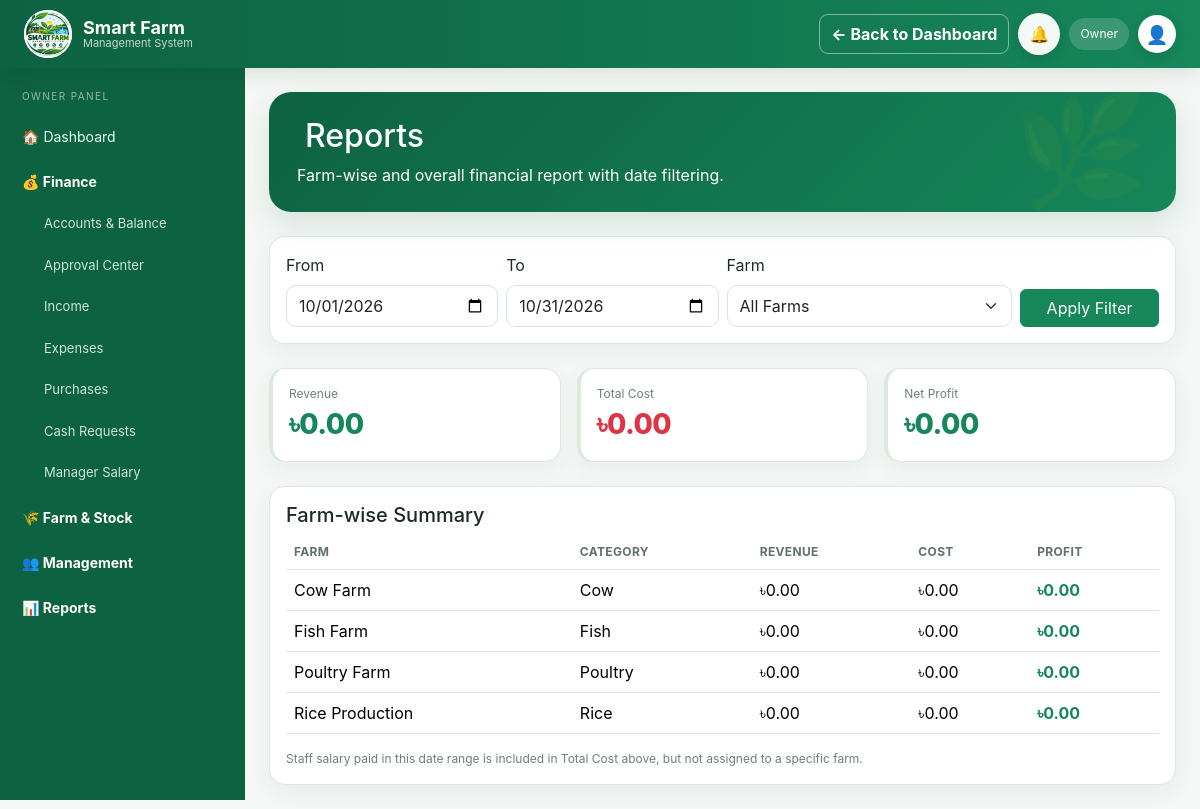
Page /admin/reports/index.php (signed in) on the committed database.
### tables this page shows
CREATE TABLE farms(id INT AUTO_INCREMENT PRIMARY KEY,name VARCHAR(120) NOT NULL,category VARCHAR(120) NOT NULL,location VARCHAR(255),start_date DATE,image VARCHAR(255),status ENUM('active','inactive') DEFAULT 'active',created_at TIMESTAMP DEFAULT CURRENT_TIMESTAMP);

### config/auth.php (called while the page is built, shortened)
<?php
function is_owner()
{
    return !empty($_SESSION['user'])
        && $_SESSION['user']['role'] === 'owner';
}

### admin/reports/index.php (the view, shortened to what this page needs)
<?php
require __DIR__ . "/../../config/database.php";
require __DIR__ . "/../../config/auth.php";
$from = $_GET['from'] ?? date('Y-m-01');
$to = $_GET['to'] ?? date('Y-m-t');
$farmFilter = (int) ($_GET['farm_id'] ?? 0);
$paramsIncome = [
    $from,
    $to
];
$paramsExpense = [
    $from,
    $to
];
$farmSql = "";
$st = $pdo->prepare(
    "SELECT COALESCE(SUM(amount),0)
     FROM income
     WHERE income_date BETWEEN ? AND ?
     $farmSql"
);
$st->execute($paramsIncome);
$totalIncome = (float) $st->fetchColumn();
$st = $pdo->prepare(
    "SELECT COALESCE(SUM(amount),0)
     FROM expenses
     WHERE expense_date BETWEEN ? AND ?
     $farmSql"
);
$st->execute($paramsExpense);
$totalExpense = (float) $st->fetchColumn();
$salary = 0;
if ($farmFilter === 0) {
    $st = $pdo->prepare(
        "SELECT COALESCE(SUM(amount),0)
         FROM staff_payments
         WHERE status IN ('approved','paid')
         AND DATE(paid_at) BETWEEN ? AND ?"
    );
    $st->execute([
        $from,
        $to
    ]);
    $salary = (float) $st->fetchColumn();
}
$totalCost = $totalExpense + $salary;
$net = $totalIncome - $totalCost;
$st = $pdo->prepare(
    "SELECT
        f.id,
        f.name,
        f.category,
        COALESCE(
            (
                SELECT SUM(i.amount)
                FROM income i
                WHERE i.farm_id=f.id
                AND i.income_date BETWEEN ? AND ?
            ),
            0
        ) revenue,
        COALESCE(
            (
                SELECT SUM(e.amount)
                FROM expenses e
                WHERE e.farm_id=f.id
                AND e.expense_date BETWEEN ? AND ?
            ),
            0
        ) cost
     FROM farms f
     WHERE f.status='active'
     ORDER BY f.name"
);
$st->execute([
    $from,
    $to,
    $from,
    $to
]);
$reportRows = $st->fetchAll();
require __DIR__ . "/../../partials/header.php";
?>
<div class="container-fluid">
    <div class="row">
        <?php
        if (is_owner()) {
            require __DIR__ . "/../../partials/admin_sidebar.php";
        } else {
            require __DIR__ . "/../../partials/manager_sidebar.php";
        }
        ?>
        <div class="col-md-10 p-4">
            <div class="hero-top mb-4">
                <h2>
                    Reports
                </h2>
                <p class="mb-0">
                    Farm-wise and overall financial report with date filtering.
                </p>
            </div>
            <div class="cardx p-3 mb-4">
                <form
                    method="get"
                    class="row g-2"
                >
                    <div class="col-md-3">
                        <label class="form-label">
                            From
                        </label>
                        <input
                            class="form-control"
                            type="date"
                            name="from"
                            value="<?= htmlspecialchars($from) ?>"
                        >
                    </div>
                    <div class="col-md-3">
                        <label class="form-label">
                            To
                        </label>
                        <input
                            class="form-control"
                            type="date"
                            name="to"
                            value="<?= htmlspecialchars($to) ?>"
                        >
                    </div>
                    <div class="col-md-4">
                        <label class="form-label">
                            Farm
                        </label>
                        <select
                            class="form-select"
                            name="farm_id"
                        >
                            <option value="0">
                                All Farms
                            </option>
                        </select>
                    </div>
                    <div class="col-md-2 d-flex align-items-end">
                        <button class="btn btn-success w-100">
                            Apply Filter
                        </button>
                    </div>
                </form>
            </div>
            <div class="row g-3 mb-4">
                <div class="col-md-4">
                    <div class="cardx report-card p-3">
                        <div class="small-muted">
                            Revenue
                        </div>
                        <div class="metric text-success">
                            ৳<?= number_format($totalIncome, 2) ?>
                        </div>
                    </div>
                </div>
                <div class="col-md-4">
                    <div class="cardx report-card p-3">
                        <div class="small-muted">
                            Total Cost
                        </div>
                        <div class="metric text-danger">
                            ৳<?= number_format($totalCost, 2) ?>
                        </div>
                    </div>
                </div>
                <div class="col-md-4">
                    <div class="cardx report-card p-3">
                        <div class="small-muted">
                            Net Profit
                        </div>
                        <div
                            class="metric <?= $net >= 0
                                ? 'text-success'
                                : 'text-danger'
                            ?>"
                        >
                            ৳<?= number_format($net, 2) ?>
                        </div>
                    </div>
                </div>
            </div>
            <div class="cardx p-3">
                <h5>
                    Farm-wise Summary
                </h5>
                <table class="table">
                    <thead>
                        <tr>
                            <th>Farm</th>
                            <th>Category</th>
                            <th>Revenue</th>
                            <th>Cost</th>
                            <th>Profit</th>
                        </tr>
                    </thead>
                    <tbody>
                        <?php foreach ($reportRows as $r): ?>
                            <?php
                            $profit =
                                (float) $r['revenue'] -
                                (float) $r['cost'];
                            ?>
                            <tr>
                                <td>
                                    <?= htmlspecialchars($r['name']) ?>
                                </td>
                                <td>
                                    <?= htmlspecialchars($r['category']) ?>
                                </td>
                                <td>
                                    ৳<?= number_format(
                                        $r['revenue'],
                                        2
                                    ) ?>
                                </td>
                                <td>
                                    ৳<?= number_format(
                                        $r['cost'],
                                        2
                                    ) ?>
                                </td>
                                <td
                                    class="<?= $profit >= 0
                                        ? 'text-success'
                                        : 'text-danger'
                                    ?> fw-bold"
                                >
                                    ৳<?= number_format(
                                        $profit,
                                        2
                                    ) ?>
                                </td>
                            </tr>
                        <?php endforeach; ?>
                    </tbody>
                </table>
                <?php if ($farmFilter === 0): ?>
                    <div class="small-muted">
                        Staff salary paid in this date range is included in Total Cost above, but not assigned to a specific farm.
                    </div>
                <?php endif; ?>
            </div>
        </div>
    </div>
</div>

### assets/css/style.css (style rules this page uses)
:root { --green: #0f6846; --green2: #15865a; --deep: #0b3d2c; --ink: #18332a; --muted: #6e7f77; --bg: #f3f7f4; --line: #dfe9e3; --white: #fff; --danger: #c43b3b; --warn: #b77900; --blue: #2c6dc9; }
* { box-sizing: border-box; }
html { scroll-behavior: smooth; }
body { margin: 0; background: var(--bg); color: var(--ink); font-family: Inter, Segoe UI, Arial, sans-serif; }
.hero-top { background: linear-gradient( 135deg, #0d5a3c, #159363 ); color: #fff; border-radius: 22px; padding: 25px 28px; position: relative; overflow: hidden; box-shadow: 0 12px 30px rgba(15, 104, 70, .13); }
.hero-top:after { content: '🌿'; position: absolute; right: 26px; bottom: -18px; font-size: 110px; opacity: .12; }
.cardx { background: #fff; border: 1px solid #e8efeb; border-radius: 16px; box-shadow: 0 7px 22px rgba(18, 72, 49, .055); }
.metric { font-size: 28px; font-weight: 800; letter-spacing: -.5px; }
.small-muted { font-size: 12px; color: var(--muted); }
.table { --bs-table-bg: transparent; }
.table thead th { font-size: 12px; text-transform: uppercase; letter-spacing: .35px; color: #607169; border-bottom-color: #dfe8e2; }
.btn-success { background: var(--green); border-color: var(--green); }
.form-control, .form-select { border-color: #d8e5dd; border-radius: 10px; min-height: 42px; }
.report-card { border-left: 4px solid var(--green); }
.container-fluid > .row > .app-sidebar + .col-md-10, .container-fluid > .row > .app-sidebar + .app-main { flex: 1 1 0 !important; width: auto !important; max-width: none !important; min-width: 0 !important; }
.container-fluid:has(> .row > .app-sidebar) { padding-left: 0 !important; padding-right: 0 !important; }
.container-fluid > .row:has(> .app-sidebar) { --bs-gutter-x: 0; flex-wrap: nowrap !important; margin-left: 0 !important; margin-right: 0 !important; min-height: calc(100vh - 68px); }
.container-fluid > .row:has(> .app-sidebar) > .col-md-10 { padding: 24px !important; overflow-x: hidden; }
body[data-palette="green"] { --ui-accent: #16865b; --ui-accent-dark: #0d6241; --ui-soft: #e8f5ee; --ui-bg: #f4f7f5; --ui-border: #dce8e0; }
body { --green: var(--ui-accent); --green2: var(--ui-accent); --deep: var(--ui-accent-dark); --bg: var(--ui-bg); background: var(--ui-bg) !important; color: var(--ui-text, #1d2b24); transition: background .2s, color .2s; }
.hero-top, .login-brand { background: linear-gradient( 135deg, var(--ui-accent-dark), var(--ui-accent) ) !important; }
.btn-success, .bg-success { background-color: var(--ui-accent) !important; border-color: var(--ui-accent) !important; }
.text-success, .status-good { color: var(--ui-accent) !important; }
.cardx, .smart-tile, .incident-card, .feature-card, .job-card, .product-card, .page-head { background: var(--ui-panel, #fff) !important; border-color: var(--ui-border) !important; color: var(--ui-text, #1d2b24) !important; }
.report-card { border-left-color: var(--ui-accent) !important; }
:root { --ui-accent: #16865b; --ui-accent-dark: #0d6241; --ui-soft: #e8f5ee; --ui-bg: #f4f7f5; --ui-panel: #fff; --ui-text: #1d2b24; --ui-muted: #68766e; --ui-border: #dce8e0; }
body[data-palette] { background: var(--ui-bg) !important; color: var(--ui-text) !important; }
.cardx, .smart-tile, .incident-card, .feature-card, .job-card, .product-card { background: var(--ui-panel) !important; color: var(--ui-text) !important; border-color: var(--ui-border) !important; }
.btn-success { background: var(--ui-accent) !important; border-color: var(--ui-accent) !important; color: #fff !important; }

### rows in the picture
farms: name "Cow Farm", category "Cow", revenue "0.00", cost "0.00", profit "0.00"
farms: name "Fish Farm", category "Fish", revenue "0.00", cost "0.00", profit "0.00"
farms: name "Poultry Farm", category "Poultry", revenue "0.00", cost "0.00", profit "0.00"
farms: name "Rice Production", category "Rice", revenue "0.00", cost "0.00", profit "0.00"

### other values in the picture
$_SESSION['user']['role'] "Owner"
$totalIncome "0.00"
$totalCost "0.00"
$net "0.00"
